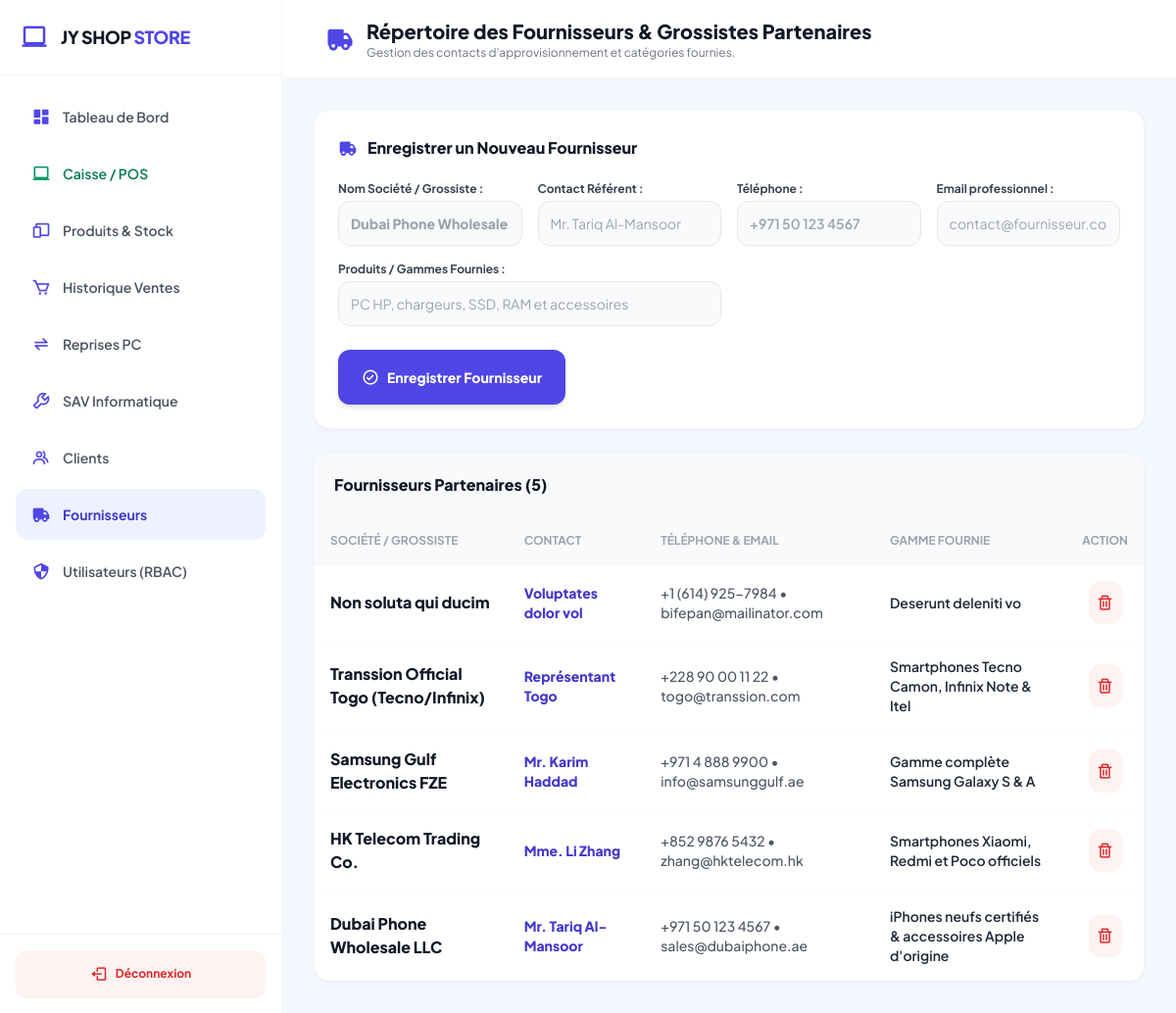
/fournisseurs.php (signed in), run on the app's committed database.
### tables this page shows
CREATE TABLE IF NOT EXISTS `table_fournisseurs` (
  `id_fournisseur` int NOT NULL AUTO_INCREMENT,
  `nom_societe` varchar(150) NOT NULL,
  `nom_contact` varchar(100) NOT NULL,
  `telephone` varchar(50) NOT NULL,
  `email` varchar(150) DEFAULT NULL,
  `produits_fournis` text,
  PRIMARY KEY (`id_fournisseur`)
);

### fournisseurs.php (the view, shortened to what this page needs)
<?php
require_once __DIR__ . '/config/connexion.php';
$stmtF = $pdo->query("SELECT * FROM table_fournisseurs ORDER BY id_fournisseur DESC");
$fournisseurs = $stmtF->fetchAll();
?>
<!DOCTYPE html>
<html lang="fr">
<head>
    <script src="https://cdn.tailwindcss.com"></script>
    <link href="https://unpkg.com/boxicons@2.1.4/css/boxicons.min.css" rel="stylesheet">
</head>
<body class="flex h-screen overflow-hidden text-gray-800 text-sm">
    <?php include __DIR__ . '/sidebar.php'; ?>
    <main class="flex-1 flex flex-col h-screen overflow-y-auto">
        <header class="h-20 bg-white border-b border-gray-100 flex items-center justify-between px-4 sm:px-8 flex-shrink-0 sticky top-0 z-20">
            <div class="flex items-center space-x-3">
                <i class='bx bxs-truck text-2xl sm:text-3xl text-indigo-600 hidden sm:inline-block'></i>
                <div>
                    <h1 class="text-base sm:text-xl font-extrabold text-gray-900 leading-tight">Répertoire des Fournisseurs & Grossistes Partenaires</h1>
                    <p class="text-xs text-gray-500 hidden sm:block">Gestion des contacts d'approvisionnement et catégories fournies.</p>
                </div>
            </div>
        </header>
        <div class="p-8 space-y-6 flex-1">
            <div class="bg-white rounded-2xl shadow-sm border border-gray-100 p-6 space-y-5">
                <h3 class="text-base font-extrabold text-gray-900 flex items-center">
                    <i class='bx bxs-truck text-indigo-600 text-xl mr-2.5'></i> Enregistrer un Nouveau Fournisseur
                </h3>
                <form action="traitement.php" method="POST" class="grid grid-cols-1 sm:grid-cols-2 lg:grid-cols-4 gap-4 text-xs">
                    <div>
                        <label class="font-bold text-gray-700 block mb-1">Nom Société / Grossiste :</label>
                        <input type="text" name="nom_societe" required placeholder="Dubai Phone Wholesale LLC" class="w-full p-3 bg-gray-50 border border-gray-200 rounded-xl outline-none text-sm font-extrabold">
                    </div>
                    <div>
                        <label class="font-bold text-gray-700 block mb-1">Contact Référent :</label>
                        <input type="text" name="nom_contact" required placeholder="Mr. Tariq Al-Mansoor" class="w-full p-3 bg-gray-50 border border-gray-200 rounded-xl outline-none text-sm">
                    </div>
                    <div>
                        <label class="font-bold text-gray-700 block mb-1">Téléphone :</label>
                        <input type="text" name="telephone" required placeholder="+971 50 123 4567" class="w-full p-3 bg-gray-50 border border-gray-200 rounded-xl outline-none text-sm font-semibold">
                    </div>
                    <div>
                        <label class="font-bold text-gray-700 block mb-1">Email professionnel :</label>
                        <input type="email" name="email" placeholder="contact@fournisseur.com" class="w-full p-3 bg-gray-50 border border-gray-200 rounded-xl outline-none text-sm">
                    </div>
                    <div class="sm:col-span-2">
                        <label class="font-bold text-gray-700 block mb-1">Produits / Gammes Fournies :</label>
                        <input type="text" name="produits_fournis" placeholder="PC HP, chargeurs, SSD, RAM et accessoires" class="w-full p-3 bg-gray-50 border border-gray-200 rounded-xl outline-none text-sm">
                    </div>
                    <div class="sm:col-span-2 lg:col-span-4 pt-2">
                        <button id="btn-enregistrer-fournisseur" type="submit" class="px-6 py-3.5 bg-indigo-600 hover:bg-indigo-700 text-white font-extrabold text-sm rounded-xl shadow-md transition flex items-center">
                            <i class='bx bx-check-circle mr-2 text-lg'></i> Enregistrer Fournisseur
                        </button>
                    </div>
                </form>
            </div>
            <div class="bg-white rounded-2xl shadow-sm border border-gray-100 overflow-hidden">
                <div class="p-5 border-b border-gray-100 flex justify-between items-center bg-gray-50">
                    <h3 class="text-base font-extrabold text-gray-900">Fournisseurs Partenaires (<?php echo count($fournisseurs); ?>)</h3>
                </div>
                <div class="overflow-x-auto">
                    <table class="w-full text-left text-sm border-collapse min-w-[700px]">
                        <thead>
                            <tr class="bg-gray-50 text-gray-400 uppercase text-xs border-b border-gray-100">
                                <th class="p-4">Société / Grossiste</th>
                                <th class="p-4">Contact</th>
                                <th class="p-4">Téléphone & Email</th>
                                <th class="p-4">Gamme Fournie</th>
                                <th class="p-4 text-center">Action</th>
                            </tr>
                        </thead>
                        <tbody class="divide-y divide-gray-50">
                            <?php foreach ($fournisseurs as $f): ?>
                                <tr class="hover:bg-gray-50/50 transition">
                                    <td class="p-4 font-black text-gray-900 text-base"><?php echo htmlspecialchars($f['nom_societe']); ?></td>
                                    <td class="p-4 font-extrabold text-indigo-700"><?php echo htmlspecialchars($f['nom_contact']); ?></td>
                                    <td class="p-4 text-gray-600 font-medium"><?php echo htmlspecialchars($f['telephone']); ?> • <?php echo htmlspecialchars($f['email'] ?? 'N/A'); ?></td>
                                    <td class="p-4 font-semibold text-gray-800"><?php echo htmlspecialchars($f['produits_fournis'] ?? 'PC portables & accessoires informatiques'); ?></td>
                                    <td class="p-4 text-center">
                                        <form action="traitement.php" method="POST" onsubmit="return confirm('Supprimer définitivement ce fournisseur de la base de données ?');" class="inline">
                                            <button type="submit" title="Supprimer le fournisseur" class="p-2 bg-red-50 hover:bg-red-600 hover:text-white text-red-600 rounded-xl font-bold transition">
                                                <i class='bx bx-trash text-lg'></i>
                                            </button>
                                        </form>
                                    </td>
                                </tr>
                            <?php endforeach; ?>
                        </tbody>
                    </table>
                </div>
            </div>
        </div>
    </main>
</body>
</html>

### fournisseurs.php (style rules this page uses)
body { background-color: #f4f7fe; font-family: 'Plus Jakarta Sans', sans-serif; }

### data on the page
table_fournisseurs: nom_societe "Non soluta qui ducim", nom_contact "Voluptates dolor vol", telephone "+1 (614) 925-7984", email "bifepan@mailinator.com", produits_fournis "Deserunt deleniti vo"
table_fournisseurs: nom_societe "Transsion Official Togo (Tecno/Infinix)", nom_contact "Représentant Togo", telephone "+228 90 00 11 22", email "togo@transsion.com", produits_fournis "Smartphones Tecno Camon, Infinix Note & Itel"
table_fournisseurs: nom_societe "Samsung Gulf Electronics FZE", nom_contact "Mr. Karim Haddad", telephone "+971 4 888 9900", email "info@samsunggulf.ae", produits_fournis "Gamme complète Samsung Galaxy S & A"
table_fournisseurs: nom_societe "HK Telecom Trading Co.", nom_contact "Mme. Li Zhang", telephone "+852 9876 5432", email "zhang@hktelecom.hk", produits_fournis "Smartphones Xiaomi, Redmi et Poco officiels"
table_fournisseurs: nom_societe "Dubai Phone Wholesale LLC", nom_contact "Mr. Tariq Al-Mansoor", telephone "+971 50 123 4567", email "sales@dubaiphone.ae", produits_fournis "iPhones neufs certifiés & accessoires Apple d'origine"

### other printed values
count($fournisseurs) "5"
